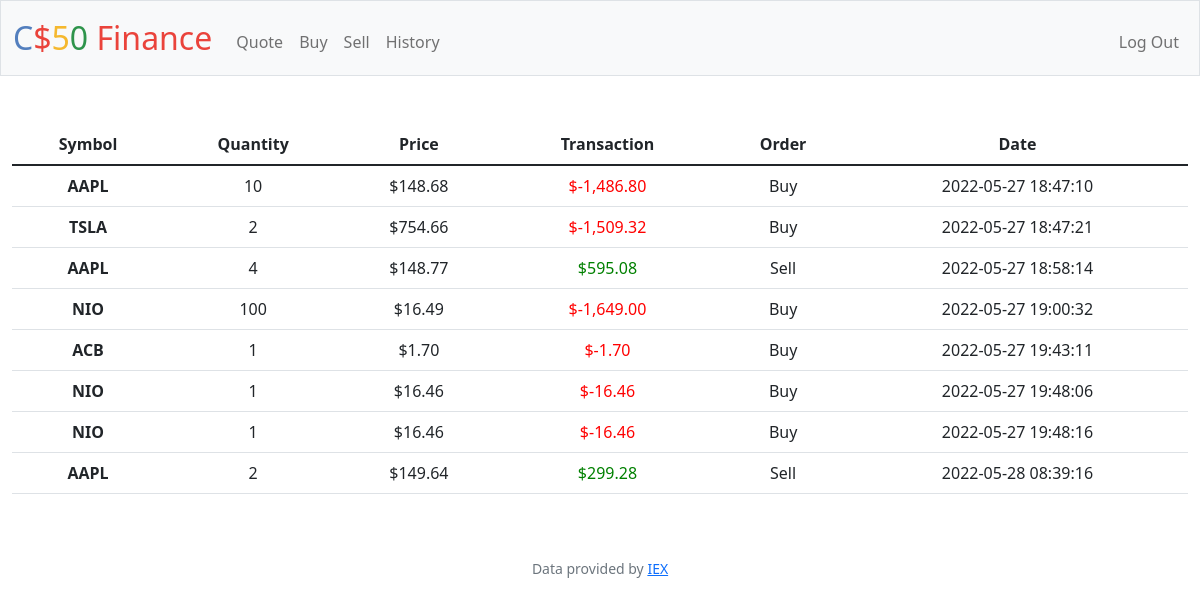
Page /history (signed in) on the earlier database version.
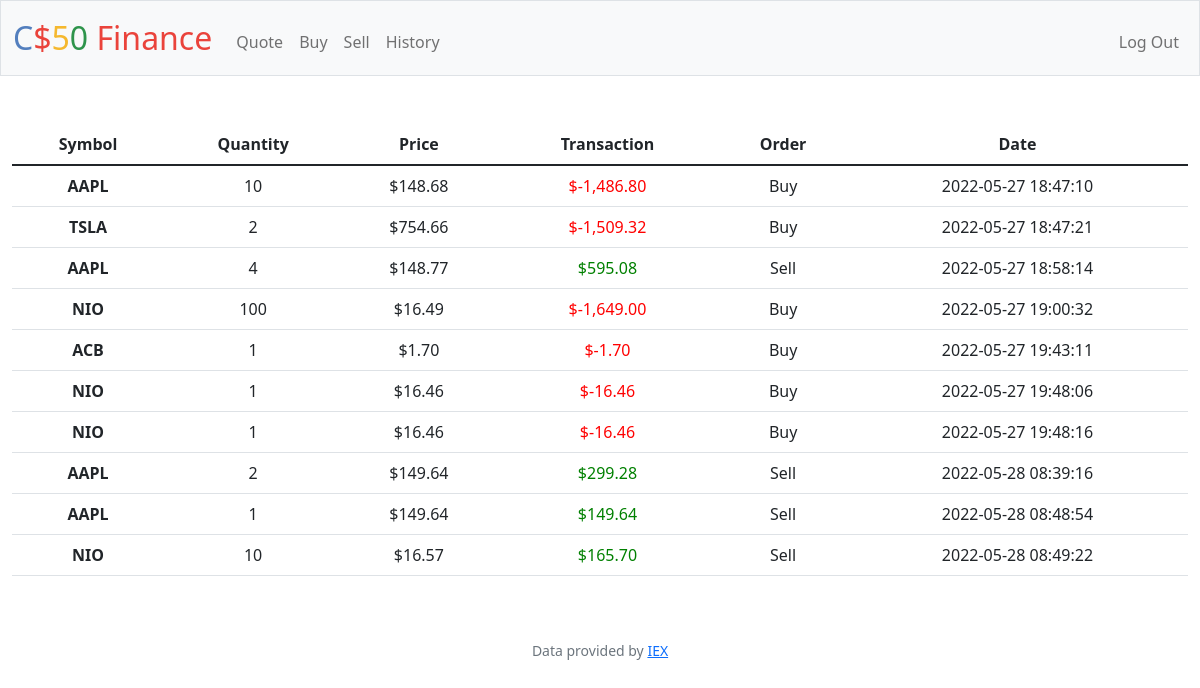
Same page on the later database version.
### tables this page shows
CREATE TABLE portfolio(
   id INTEGER PRIMARY KEY,
   user_id INTEGER,
   symbol TEXT NOT NULL,
   quantity INTEGER NOT NULL,
   price INTEGER NOT NULL,
   Timestamp DATETIME DEFAULT CURRENT_TIMESTAMP,
   FOREIGN KEY (user_id)
      REFERENCES users (id)
         ON DELETE CASCADE
         ON UPDATE NO ACTION
);

### app.py (the view)
@app.route("/history")
@login_required
def history():
    transactions = db.execute("SELECT symbol, quantity, price, Timestamp FROM portfolio WHERE user_id = (?)", session["user_id"])
    if transactions == None:
        return apology("No transactions yet.", 403)
    return render_template("history.html", transactions = transactions)

### app.py (called while the page is built)
@app.after_request
def after_request(response):
    response.headers["Cache-Control"] = "no-cache, no-store, must-revalidate"
    response.headers["Expires"] = 0
    response.headers["Pragma"] = "no-cache"
    return response

### helpers.py (called while the page is built)
def login_required(f):
    @wraps(f)
    def decorated_function(*args, **kwargs):
        if session.get("user_id") is None:
            return redirect("/login")
        return f(*args, **kwargs)
    return decorated_function

def usd(value):
    return f"${value:,.2f}"

### templates/history.html (shortened to what this page needs)
{% extends "layout.html" %}
{% block main %}
<table class="table">
    <thead>
      <tr>
        <th scope="col">Symbol</th>
        <th scope="col">Quantity</th>
        <th scope="col">Price</th>
        <th scope="col">Transaction</th>
        <th scope="col">Order</th>
        <th scope="col">Date</th>
      </tr>
    </thead>
    <tbody>
     {% for t in transactions %}
        <th scope="row">{{t["symbol"]}}</th>
        <td>{{t["quantity"]|abs}}</td>
        <td>{{t["price"] | usd }}</td>
        {% if t["quantity"] > 0 %}
        <td style="color: red">{{ ((-1)*(t["quantity"]*t["price"]))| usd }}</td>
        <td>Buy</td>
        {% else %}
        <td style="color: green">{{ ((-1)*(t["quantity"]*t["price"])) | usd }}</td>
        <td>Sell</td>
        {% endif %}
        <td>{{t["Timestamp"]}}</td>
    {% endfor %}
    </tbody>
  </table>
{% endblock %}

### templates/layout.html (shortened to what this page needs)
<!DOCTYPE html>
<html lang="en">
    <head>
        <link href="https://cdn.jsdelivr.net/npm/bootstrap@5.1.3/dist/css/bootstrap.min.css" rel="stylesheet">
        <link href="/static/styles.css" rel="stylesheet">
    </head>
    <body>
        <nav class="bg-light border navbar navbar-expand-md navbar-light">
            <div class="container-fluid">
                <a class="navbar-brand" href="/"><span class="blue">C</span><span class="red">$</span><span class="yellow">5</span><span class="green">0</span> <span class="red">Finance</span></a>
                <div class="collapse navbar-collapse" id="navbar">
                    {% if session["user_id"] %}
                        <ul class="navbar-nav me-auto mt-2">
                            <li class="nav-item"><a class="nav-link" href="/quote">Quote</a></li>
                            <li class="nav-item"><a class="nav-link" href="/buy">Buy</a></li>
                            <li class="nav-item"><a class="nav-link" href="/sell">Sell</a></li>
                            <li class="nav-item"><a class="nav-link" href="/history">History</a></li>
                        </ul>
                        <ul class="navbar-nav ms-auto mt-2">
                            <li class="nav-item"><a class="nav-link" href="/logout">Log Out</a></li>
                        </ul>
                    {% else %}
                        <ul class="navbar-nav ms-auto mt-2">
                            <li class="nav-item"><a class="nav-link" href="/register">Register</a></li>
                            <li class="nav-item"><a class="nav-link" href="/login">Log In</a></li>
                        </ul>
                    {% endif %}
                </div>
            </div>
        </nav>
        <main class="container-fluid py-5 text-center">
            {% block main %}{% endblock %}
        </main>
        <footer class="mb-5 small text-center text-muted">
            Data provided by <a href="https://iexcloud.io/">IEX</a>
        </footer>
    </body>
</html>

### static/styles.css (style rules this page uses)
nav .navbar-brand { font-size: xx-large; }
nav .navbar-brand .blue { color: #537fbe; }
nav .navbar-brand .red { color: #ea433b; }
nav .navbar-brand .yellow { color: #f5b82e; }
nav .navbar-brand .green { color: #2e944b; }

Differences in the rows shown:
added portfolio: symbol "AAPL", quantity|abs "1", price "$149.64", ((-1)*(t['quantity']*t['price']))|usd "$149.64", Timestamp "2022-05-28 08:48:54"
added portfolio: symbol "NIO", quantity|abs "10", price "$16.57", ((-1)*(t['quantity']*t['price']))|usd "$165.70", Timestamp "2022-05-28 08:49:22"
